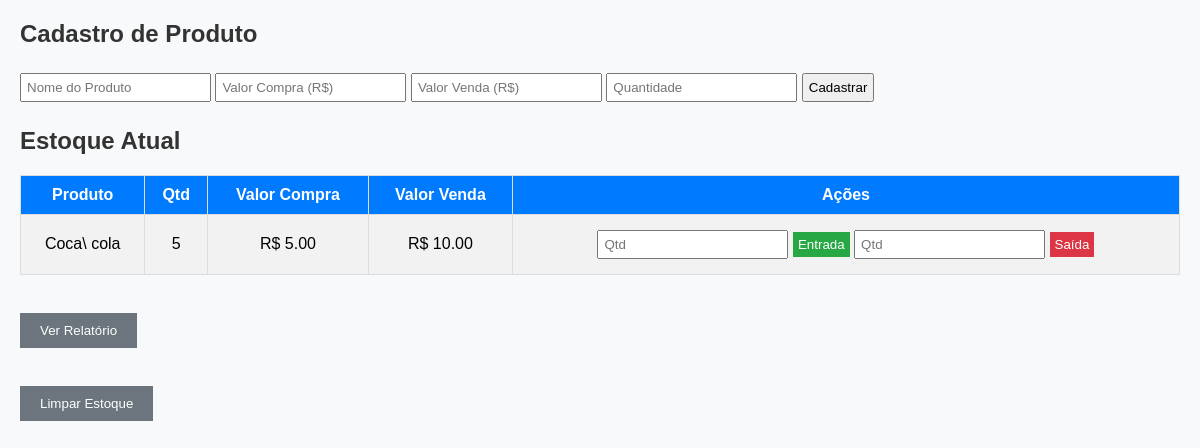
Before: / with the older database file.
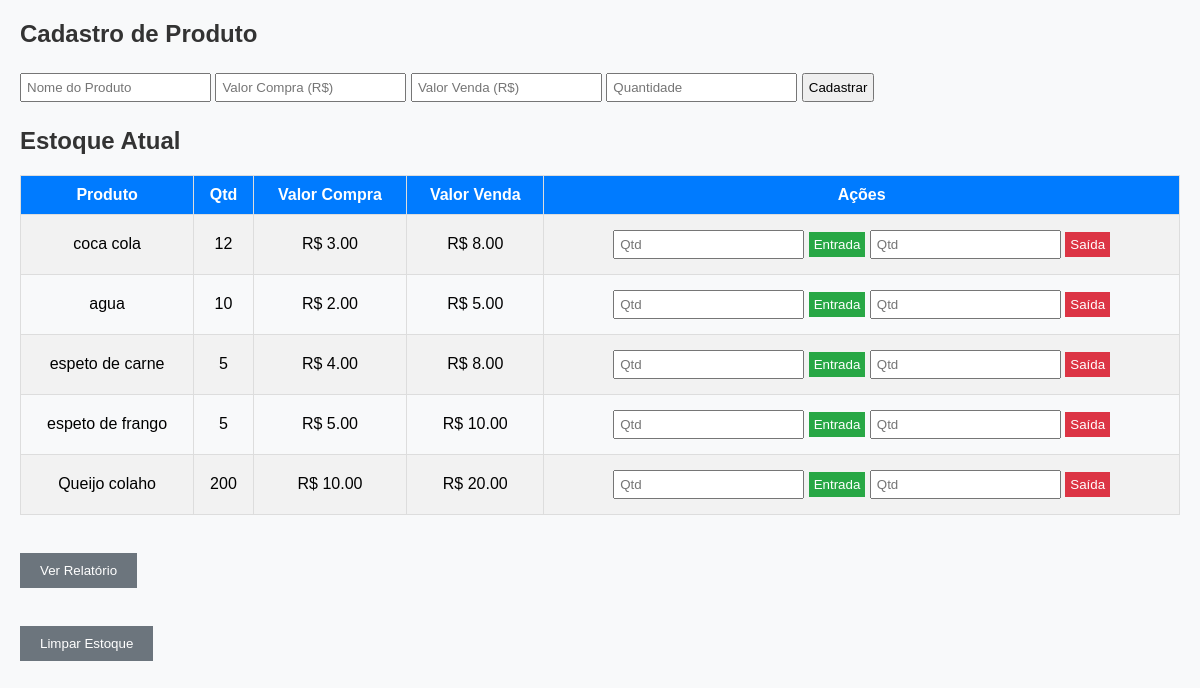
After: the same page with the newer database file.
### app.py (models this page shows)
class Produto(db.Model):
    id = db.Column(db.Integer, primary_key=True)
    nome = db.Column(db.String(100), nullable=False)
    qtd = db.Column(db.Integer, default=0)
    valor_compra = db.Column(db.Float, nullable=False)
    valor_venda = db.Column(db.Float, nullable=False)

### app.py (the view)
@app.route("/")
def index():
    produtos = Produto.query.all()
    return render_template("index.html", produtos=produtos)

### templates/index.html (shortened to what this page needs)
<!DOCTYPE html>
<html lang="pt-BR">
<head>
</head>
<body>
<h2>Cadastro de Produto</h2>
<form action="/cadastrar" method="post">
  <input type="text" name="nome" placeholder="Nome do Produto" required>
  <input type="number" name="valor_compra" step="0.01" placeholder="Valor Compra (R$)" required>
  <input type="number" name="valor_venda" step="0.01" placeholder="Valor Venda (R$)" required>
  <input type="number" name="quantidade" placeholder="Quantidade" required>
  <button type="submit">Cadastrar</button>
</form>
<h2>Estoque Atual</h2>
<table>
<tr>
  <th>Produto</th>
  <th>Qtd</th>
  <th>Valor Compra</th>
  <th>Valor Venda</th>
  <th>Ações</th>
</tr>
{% for p in produtos %}
<tr>
  <td>{{ p.nome }}</td>
  <td>{{ p.qtd }}</td>
  <td>R$ {{ "%.2f"|format(p.valor_compra) }}</td>
  <td>R$ {{ "%.2f"|format(p.valor_venda) }}</td>
  <td>
    <form style="display:inline;" action="/entrada/{{ p.id }}" method="post">
      <input type="number" name="quantidade" placeholder="Qtd" min="1" required>
      <button class="entrada" type="submit">Entrada</button>
    </form>
    <form style="display:inline;" action="/saida/{{ p.id }}" method="post">
      <input type="number" name="quantidade" placeholder="Qtd" min="1" required>
      <button class="saida" type="submit">Saída</button>
    </form>
  </td>
</tr>
{% endfor %}
</table>
<br>
<a href="/relatorio" style="text-decoration:none;">
  <button class="limpar">Ver Relatório</button>
</a>
<br><br>
<form action="/limpar" method="get">
  <button class="limpar" type="submit">Limpar Estoque</button>
</form>
</body>
</html>

### templates/index.html (style rules this page uses)
body { font-family: Arial, sans-serif; margin: 20px; background-color: #f8f9fa; }
h2 { color: #333; }
form input, form button { padding: 5px; margin: 5px 0; }
table { width: 100%; border-collapse: collapse; margin-top: 20px; }
th, td { border: 1px solid #ddd; padding: 10px; text-align: center; }
th { background-color: #007bff; color: white; }
tr:nth-child(even) { background-color: #f2f2f2; }
button { padding: 5px 10px; cursor: pointer; }
.entrada { background-color: #28a745; color: white; border: none; }
.saida { background-color: #dc3545; color: white; border: none; }
.limpar { background-color: #6c757d; color: white; padding: 10px 20px; border: none; margin-top: 20px; cursor: pointer; }

Changed rows visible on the page:
changed Produto: nome "Coca\\ cola" → "coca cola"; qtd "5" → "12"; valor_compra "5.00" → "3.00"; valor_venda "10.00" → "8.00"
added Produto: nome "agua", qtd "10", valor_compra "2.00", valor_venda "5.00"
added Produto: nome "espeto de carne", qtd "5", valor_compra "4.00", valor_venda "8.00"
added Produto: nome "espeto de frango", qtd "5", valor_compra "5.00", valor_venda "10.00"
added Produto: nome "Queijo colaho", qtd "200", valor_compra "10.00", valor_venda "20.00"
